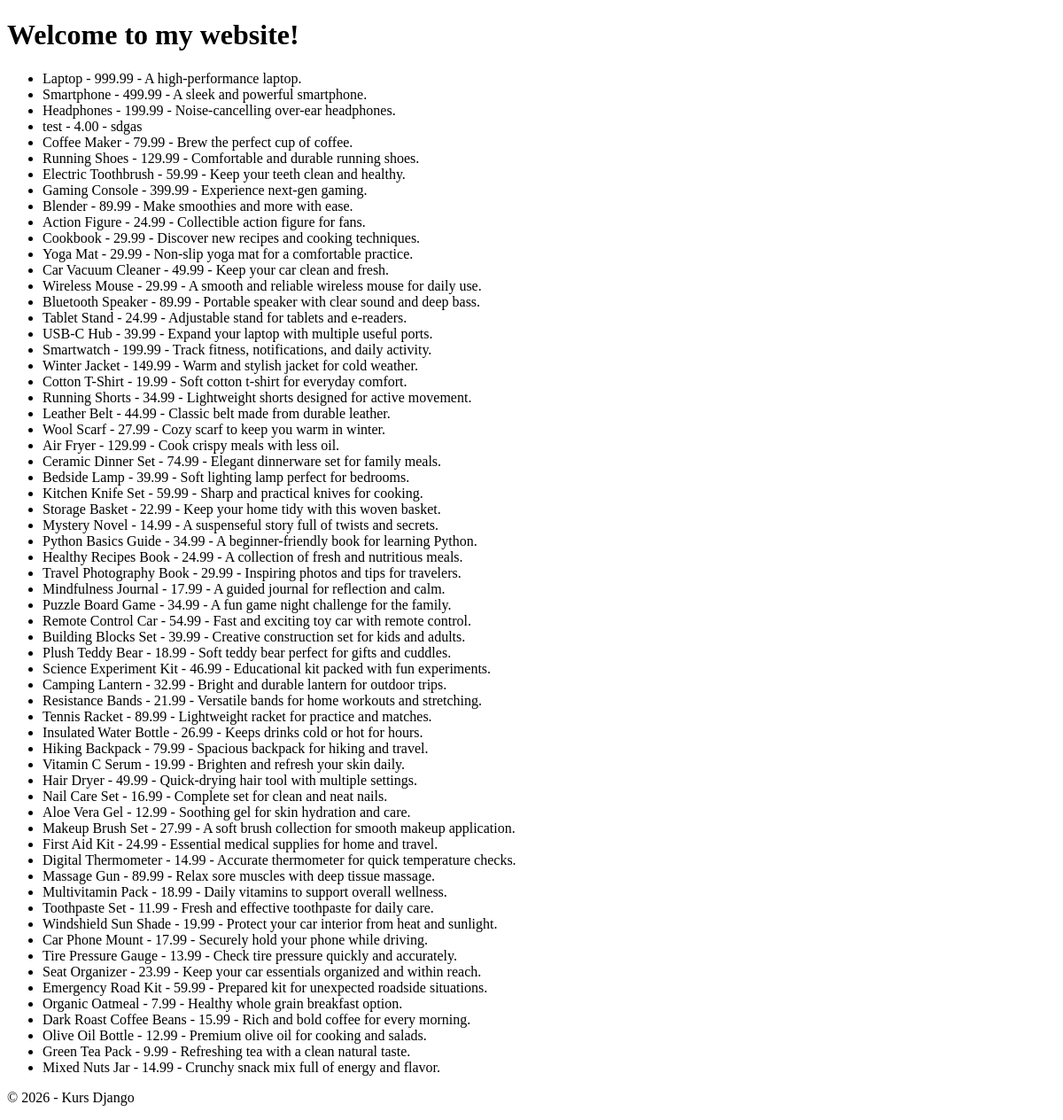
/products/, run on an earlier commit of the app's database.
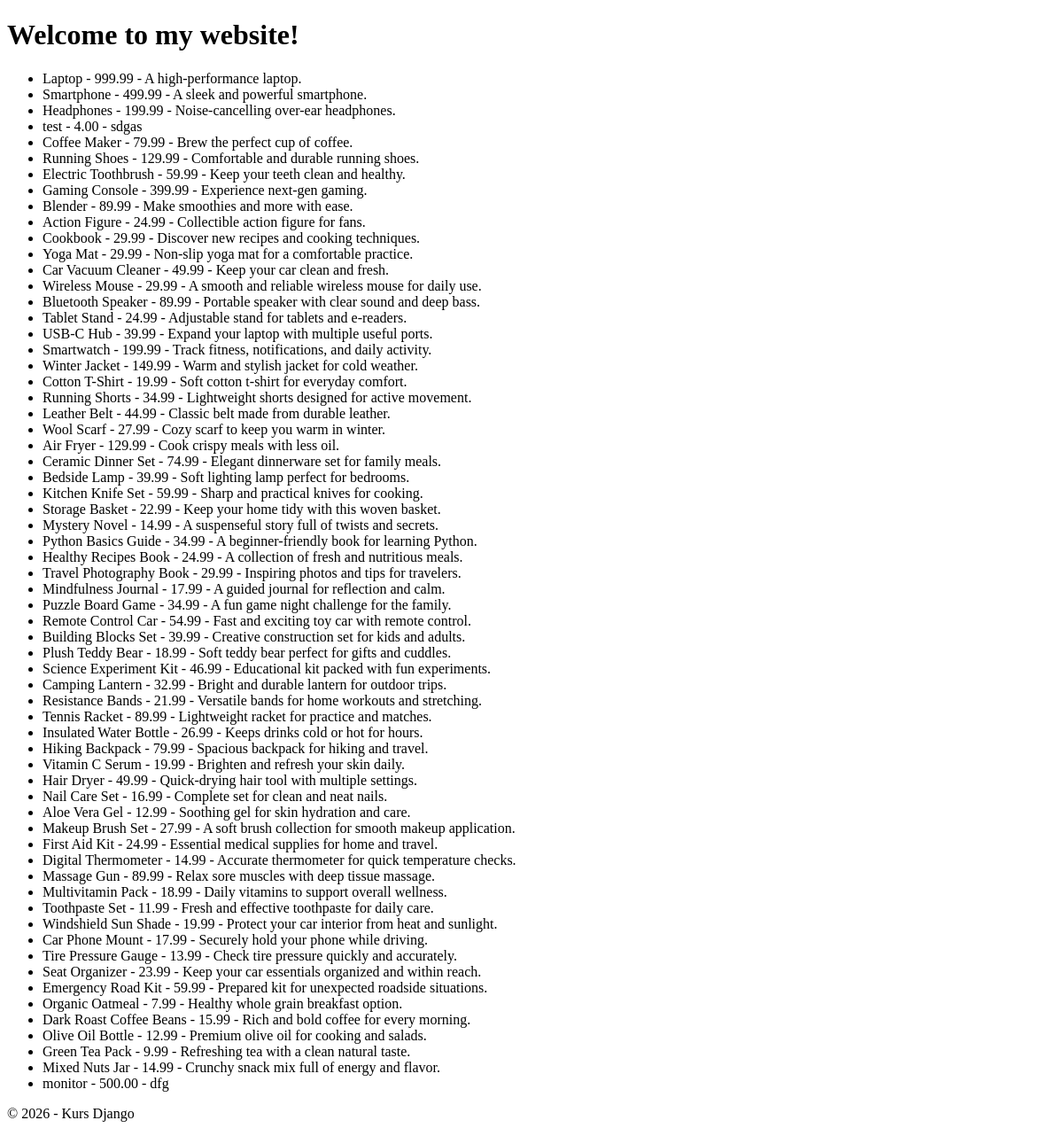
And on a later commit of the database.
### products/models.py (models this page shows, shortened)
class Product(models.Model):
    name = models.CharField(max_length=100)
    price = models.DecimalField(max_digits=6, decimal_places=2)
    description = models.TextField()
    category = models.ForeignKey(
        "Category",
        related_name="products",
        on_delete=models.CASCADE,
        null=True,
        blank=True,
    )

### products/views.py (the view)
# urls.py: path("products/", views.product_list, name="product_list"),
def product_list(request):
    products = Product.objects.all()
    return render(request, "product_list.html", {"products": products})

### products/templates/product_list.html (shortened to what this page needs)
{% extends 'base.html' %}
{% block content %}
    <ul>
      {% for product in products %}
        <li>
          {{ product.name }} - {{ product.price }} - {{ product.description }}
        </li>
      {% empty %}
        <li>Brak produktów.</li>
      {% endfor %}
    </ul>
{% endblock %}

### notes/templates/base.html (shortened to what this page needs)
<!DOCTYPE html>
<html lang="en">
<head>
</head>
<body>
    <header>
        <h1>Welcome to my website!</h1>
    </header>
    <main>
        {% block content %}
        {% endblock %}
    </main>
    <footer>
        <p>&copy; 2026 - Kurs Django</p>
    </footer>
</body>
</html>

What changed in the data, as far as the page shows it:
added Product: name "monitor", price "500.00", description "dfg"
